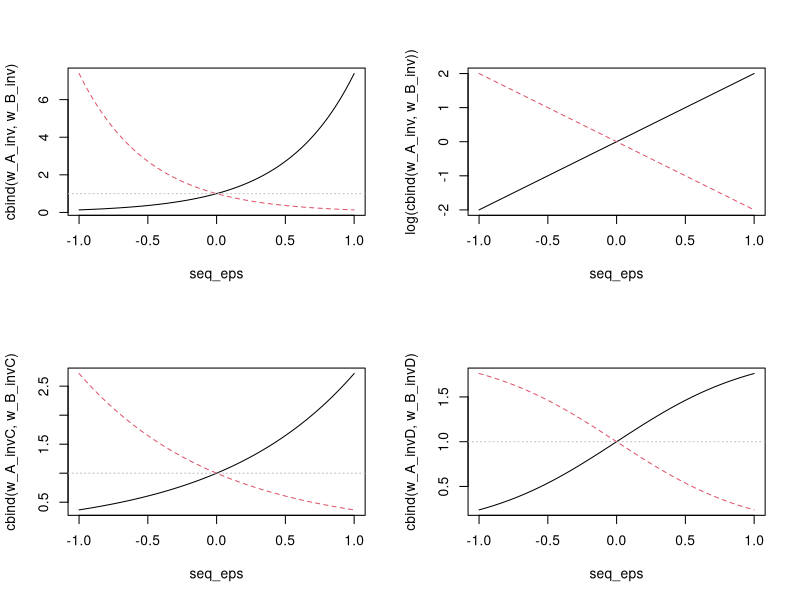

Reproduce this figure in R.
### Population growth curve analysis of the storage effect using Grafen's reproductive values ### 

n_eps <- 100 
seq_eps <- seq(-1,1,length.out=100) # climate range

seq_a <- c(1,-1) # climate sensitivity
S <- 0 # adult survival

f_r <- function(S,a,eps){
  S + exp(a * eps)
  # S + a * eps + 1
} 
  # N Births = a * eps

r_A <- f_r(S,seq_a[1],seq_eps)
r_B <- f_r(S,seq_a[2],seq_eps)

r_A[r_A<0] <- NA
r_B[r_B<0] <- NA

w_A_inv <- r_A/r_B
w_B_inv <- r_B/r_A

par(mfrow=c(2,2))

matplot(seq_eps,cbind(w_A_inv,w_B_inv),type="l")
abline(h=1,lty=3,col="gray")
matplot(seq_eps,log(cbind(w_A_inv,w_B_inv)),type="l")

# Is an environmentally-insensitive type uninvadable? ---------------------

r_C <- f_r(S,a=0,seq_eps)
w_A_invC <- r_A/r_C
w_B_invC <- r_B/r_C
matplot(seq_eps,cbind(w_A_invC,w_B_invC),type="l")
abline(h=1,lty=3,col="gray")
  # not with exponential reproduction - C can still be invaded
  # but C seems to be *un*invadable with artificial "survival + linear reproduction" model
  # (even though the extreme types in that model have very convex invasion functions of each other)
  # (Remember that to calculate whether the strategy can be invaded, we're looking at an average over
  # *several* environments (here centered at 1), rather than whether the resident can be beaten in a 
  # *given* environment)

# Is mixed A-B strategy uninvadable? --------------------------------------

r_D <- apply(cbind(r_A,r_B),1,mean)
w_A_invD <- r_A/r_D
w_B_invD <- r_B/r_D
matplot(seq_eps,cbind(w_A_invD,w_B_invD),type="l")
abline(h=1,lty=3,col="gray")
  # appears to be uninvadable, at least for A and B
  # raises question again: why doesn't everything bet-hedge?
  # also suggests that Chesson's storage effect coexistence can regularly by beaten by bet-hedging
